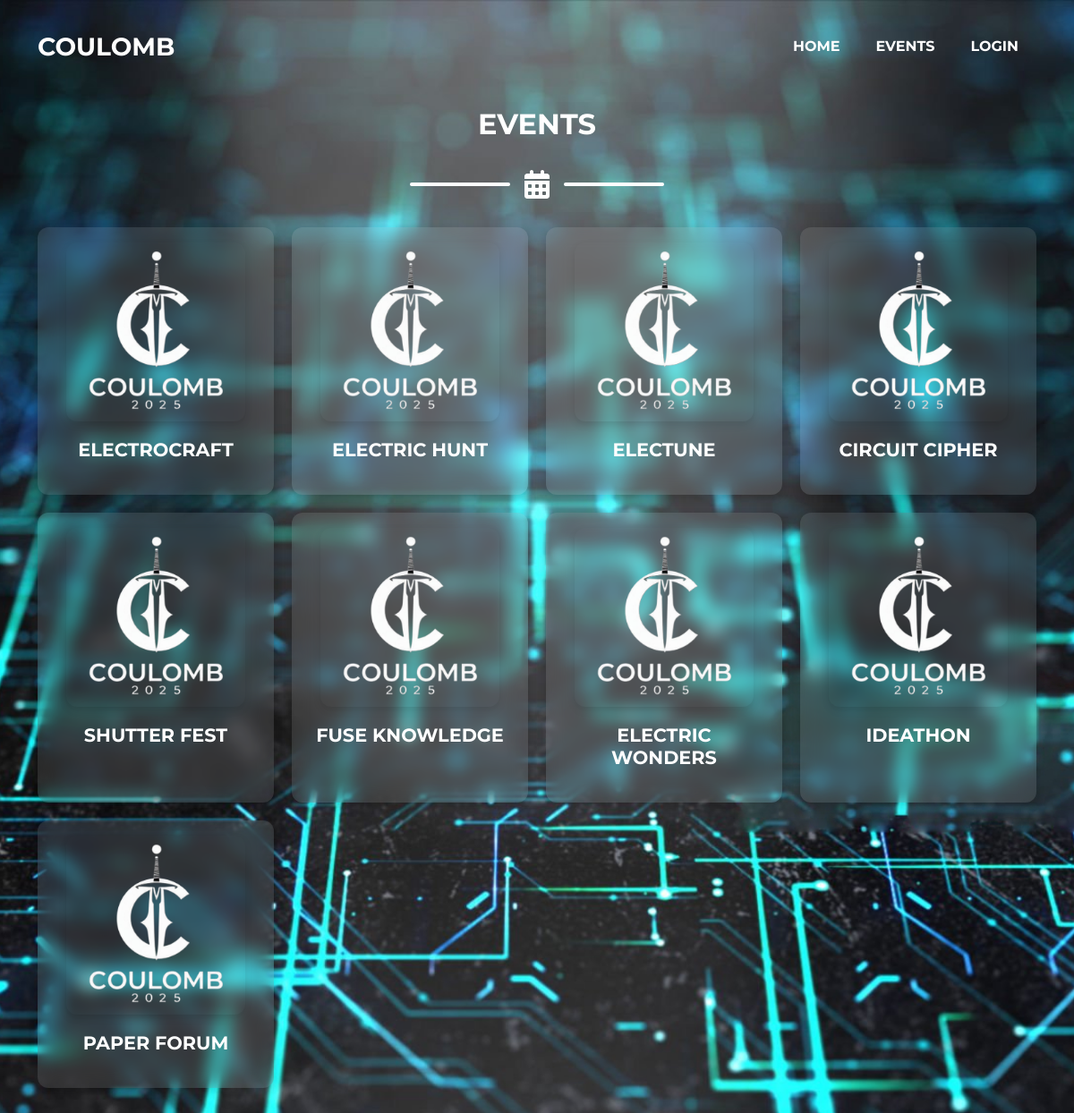
Screenshot of /events/ with the database file from the repository.
### event_registration/models.py (models this page shows, shortened)
class event(models.Model):
    name = models.CharField(max_length=100)
    description = models.TextField(null=True,blank=True)
    date = models.DateField()
    time = models.TimeField(null=True,blank=True)
    rules_and_regulations = models.TextField(null=True,blank=True)
    venue = models.CharField(max_length=100,null=True,blank=True)
    image = models.ImageField(upload_to='event_registration/images',null=True,blank=True)
    participants = models.ManyToManyField(Participant,related_name='events',blank=True)
    team_size = models.IntegerField(null=True,blank=True)

### event_registration/views.py (the view)
# urls.py: path('events/',views.events,name='events'),
def events(request):
    events = event.objects.all()
    context = {'events':events}
    return render(request,'events.html',context)

### event_registration/templates/events.html (shortened to what this page needs)
{% extends 'layout.html' %}
{% load static %}
{% block content %}
<br><br><br>
<section class="page-section bg-light py-5" id="events">
    <div class="container">
        <h2 class="text-center text-uppercase text-secondary mb-4">Events</h2>
        <div class="divider-custom">
            <div class="divider-custom-line"></div>
            <div class="divider-custom-icon"><i class="fas fa-calendar-alt"></i></div>
            <div class="divider-custom-line"></div>
        </div>
        <div class="events-container">
            {% for event in events %}
            <div class="event-card glassy-background" id="{{ event.id }}" onclick="window.location.href='/event_detail/{{ event.id }}'">
                <div class="event-image">
                    <img src="{% static 'assets/img/logo2.png' %}" alt="{{ event.name }}">
                </div>
                <div class="event-info">
                    <h3 class="event-title">{{ event.name }}</h3>
                </div>
            </div>
            {% endfor %}
        </div>
    </div>
</section>
{% endblock %}

### event_registration/templates/events.html (style rules this page uses)
.events-container { display: grid; grid-template-columns: repeat(auto-fit, minmax(250px, 1fr)); gap: 20px; justify-content: center; }
.event-card { padding: 15px; border-radius: 12px; box-shadow: 0 4px 10px rgba(0, 0, 0, 0.15); transition: transform 0.3s ease-in-out, box-shadow 0.3s ease-in-out; cursor: pointer; border: 2px solid transparent; text-align: center; display: flex; flex-direction: column; align-items: center; justify-content: space-between; height: 100%; }
.event-image img { width: 100%; height: 200px; object-fit: cover; border-radius: 12px; box-shadow: 0 4px 8px rgba(0, 0, 0, 0.1); }
.event-info { padding: 10px; flex: 1; display: flex; flex-direction: column; align-items: center; }
.event-title { font-size: 1.3rem; font-weight: bold; color: white; margin: 10px 0; }

### rows the page displays
event: name "ELECTROCRAFT"
event: name "ELECTRIC HUNT"
event: name "ELECTUNE"
event: name "CIRCUIT CIPHER"
event: name "SHUTTER FEST"
event: name "FUSE KNOWLEDGE"
event: name "ELECTRIC WONDERS"
event: name "IDEATHON"
event: name "PAPER FORUM"
